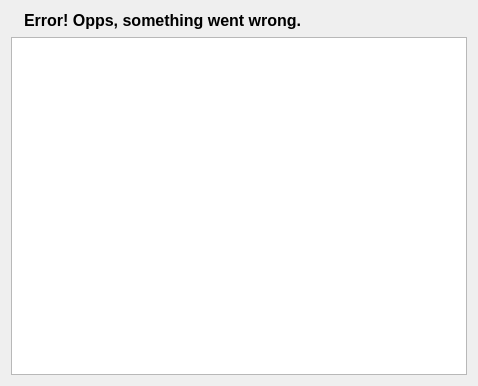
<?xml version="1.0" encoding="UTF-8"?>
<ui version="4.0">
 <class>Error</class>
 <widget class="QWidget" name="Error">
  <property name="geometry">
   <rect>
    <x>0</x>
    <y>0</y>
    <width>478</width>
    <height>386</height>
   </rect>
  </property>
  <property name="windowTitle">
   <string>Error</string>
  </property>
  <property name="windowIcon">
   <iconset>
    <normaloff>icons/logo.png</normaloff>icons/logo.png</iconset>
  </property>
  <layout class="QGridLayout" name="gridLayout">
   <item row="0" column="0">
    <layout class="QVBoxLayout" name="verticalLayout">
     <item>
      <layout class="QHBoxLayout" name="horizontalLayout">
       <item>
        <widget class="QLabel" name="label_2">
         <property name="styleSheet">
          <string notr="true">height: 100;
width: 100;
</string>
         </property>
         <property name="text">
          <string/>
         </property>
         <property name="pixmap">
          <pixmap>icons/error.png</pixmap>
         </property>
         <property name="scaledContents">
          <bool>true</bool>
         </property>
         <property name="wordWrap">
          <bool>false</bool>
         </property>
         <property name="margin">
          <number>5</number>
         </property>
        </widget>
       </item>
       <item>
        <widget class="QLabel" name="label">
         <property name="text">
          <string>&lt;html&gt;&lt;head/&gt;&lt;body&gt;&lt;p&gt;&lt;span style=&quot; font-size:12pt; font-weight:600; color:#000000;&quot;&gt;Error! Opps, something went wrong.&lt;/span&gt;&lt;/p&gt;&lt;/body&gt;&lt;/html&gt;</string>
         </property>
        </widget>
       </item>
       <item>
        <spacer name="horizontalSpacer">
         <property name="orientation">
          <enum>Qt::Horizontal</enum>
         </property>
         <property name="sizeHint" stdset="0">
          <size>
           <width>40</width>
           <height>20</height>
          </size>
         </property>
        </spacer>
       </item>
      </layout>
     </item>
     <item>
      <widget class="QTextBrowser" name="textBrowser">
       <property name="html">
        <string>&lt;!DOCTYPE HTML PUBLIC &quot;-//W3C//DTD HTML 4.0//EN&quot; &quot;http://www.w3.org/TR/REC-html40/strict.dtd&quot;&gt;
&lt;html&gt;&lt;head&gt;&lt;meta name=&quot;qrichtext&quot; content=&quot;1&quot; /&gt;&lt;style type=&quot;text/css&quot;&gt;
p, li { white-space: pre-wrap; }
&lt;/style&gt;&lt;/head&gt;&lt;body style=&quot; font-family:'MS Shell Dlg 2'; font-size:7.8pt; font-weight:400; font-style:normal;&quot;&gt;
&lt;p style=&quot;-qt-paragraph-type:empty; margin-top:0px; margin-bottom:0px; margin-left:0px; margin-right:0px; -qt-block-indent:0; text-indent:0px;&quot;&gt;&lt;br /&gt;&lt;/p&gt;&lt;/body&gt;&lt;/html&gt;</string>
       </property>
      </widget>
     </item>
    </layout>
   </item>
  </layout>
 </widget>
 <resources/>
 <connections/>
</ui>
